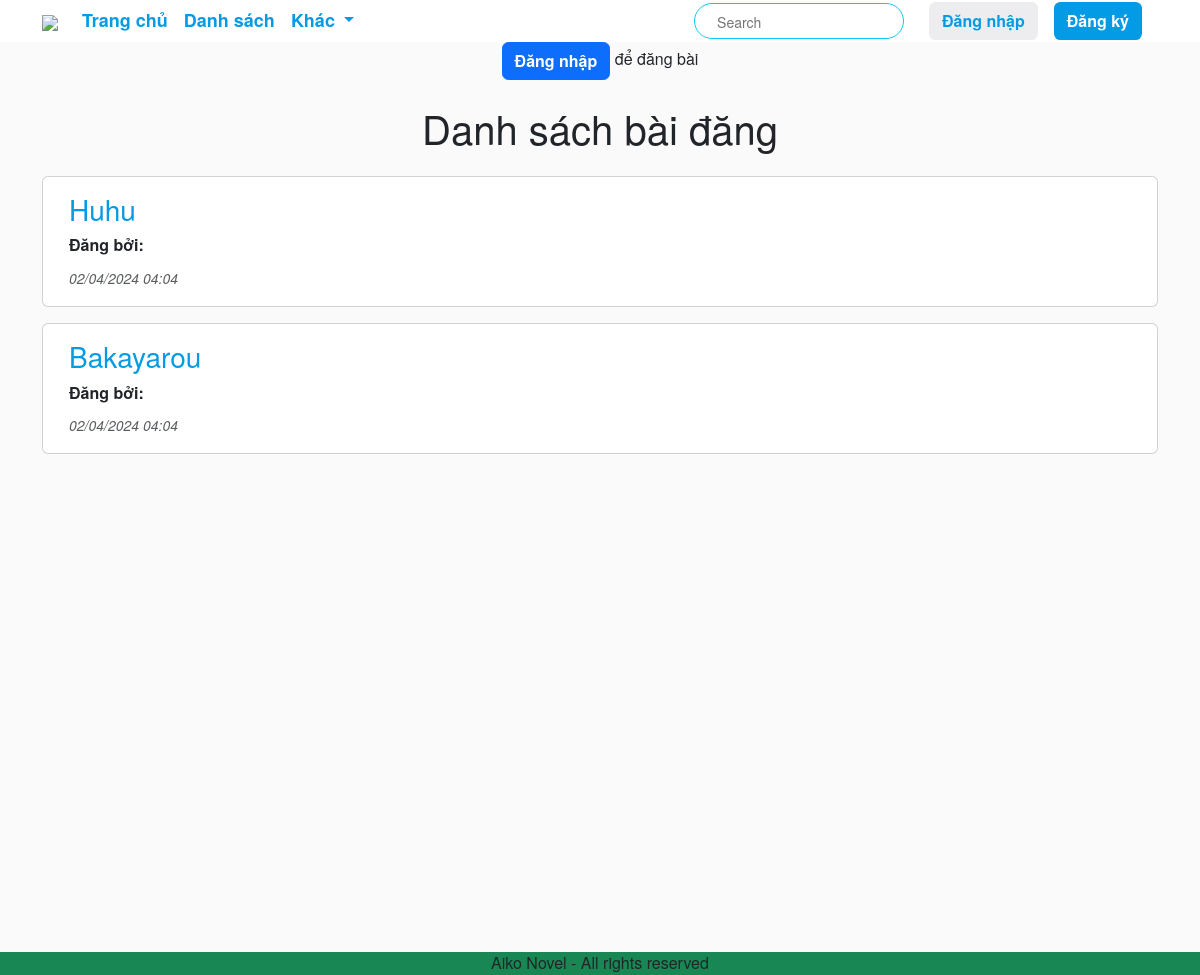
Page /forum/posts/ on the earlier database version.
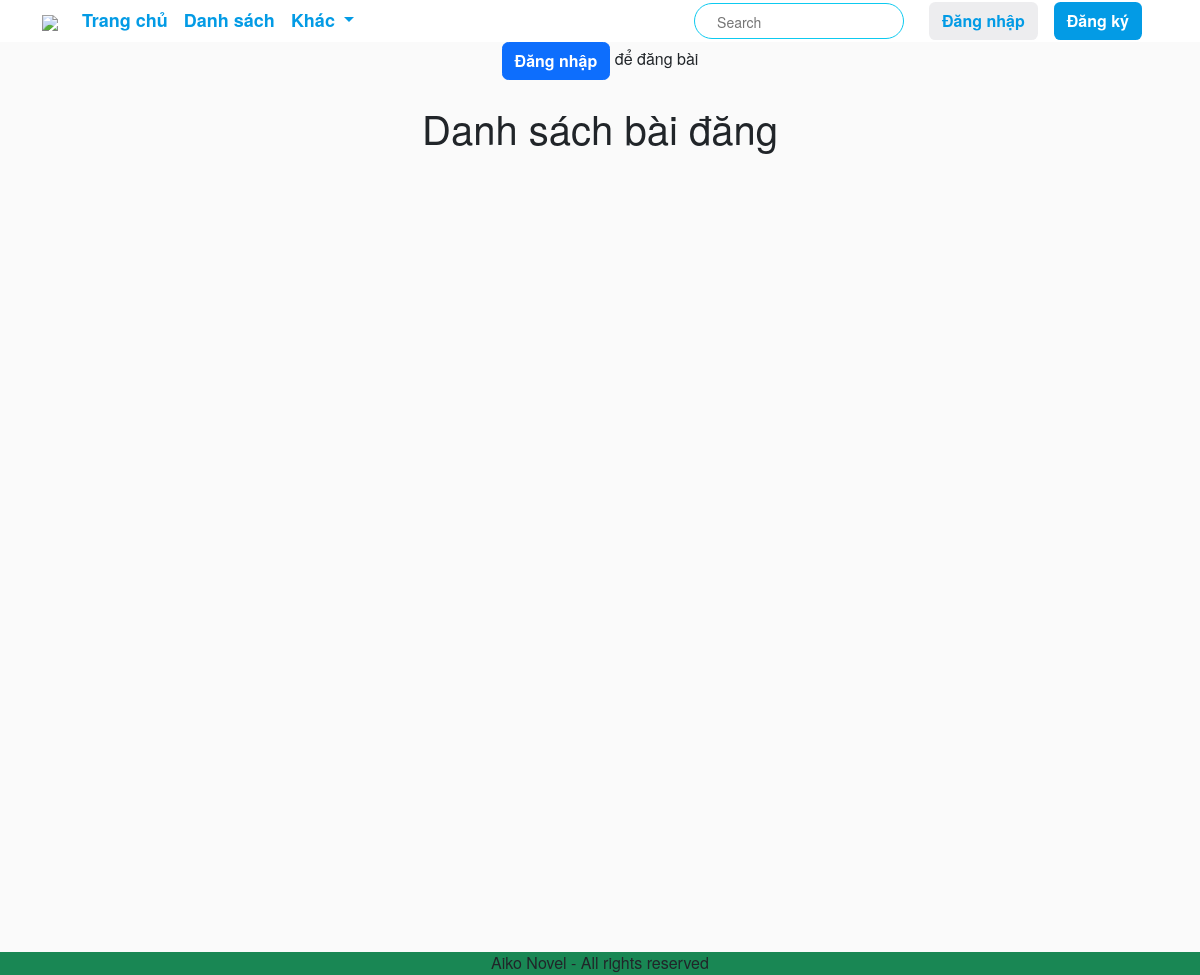
Same page on the later database version.
### forum/models.py (models this page shows)
class ForumPost(models.Model):
    title = models.CharField(max_length=255)
    content = RichTextField()
    user_info = models.ForeignKey(UserInfo, on_delete=models.CASCADE)
    created_at = models.DateTimeField(auto_now_add=True)

### forum/views.py (the view)
# urls.py: path('posts/', PostListView.as_view(), name='forum-post-list'),
class PostListView(ListView):
    model = ForumPost
    template_name = 'forum/forum_post_list.html'
    context_object_name = 'posts'
    def get_queryset(self):
        return ForumPost.objects.all().order_by('-created_at')

### app/info.py (called while the page is built, shortened)
def get_user_info(request):
    info = {}  # Khởi tạo info ngay cả khi không có người dùng xác thực
    return info

### forum/templates/forum/forum_post_list.html (shortened to what this page needs)
{% extends "app/base.html" %}
{% load static %}
{% block main_content %}
{% block extra_css %}
    <link rel="stylesheet" type="text/css" href="{% static 'forum.css' %}">
{% endblock extra_css %}
{% if user.username %}
    <div class="mt-3">
        <button class="back-to-forum-btn" onclick="window.location.href='{% url 'create-post' %}'">
            Đăng bài
        </button>
    </div>
{% else %}
    <div class="text-center">
        <button class="btn btn-primary" onclick="loadLoginForm()">Đăng nhập</button> để đăng bài
    </div>
{% endif %}
<div class="container mt-4" style="min-height: 100vh;">
    <h1 class="text-center mb-4">Danh sách bài đăng</h1>
    {% for post in posts %}
    <div class="card mb-3">
        <div class="card-body d-flex justify-content-between align-items-center">
            <div class="user-info">
                <div class="user-info-details">
                    <h3 class="card-title"><a href="{% url 'post-detail' pk=post.pk %}">{{ post.title }}</a></h3>
                    <p class="card-text"><b>Đăng bởi:</b> {{ post.user_info.username }}</p>
                    <p class="card-text"><small class="text-muted"><i>{{ post.created_at|date:"d/m/Y h:m" }}</i></small></p>
                </div>
            </div>
        </div>
    </div>
    {% endfor %}
</div>
{% endblock main_content %}

### app/templates/app/base.html (shortened to what this page needs)
{% load static %}
<!DOCTYPE html>
<html>
    <head>
        <link href="https://cdn.jsdelivr.net/npm/bootstrap@5.3.2/dist/css/bootstrap.min.css" rel="stylesheet"/>
        <link href="{% static 'app/css/home.css' %}" rel="stylesheet"/>
        <link href="{% static 'app/css/base.css' %}" rel="stylesheet"/>
        <link href="{% static 'app/css/transteam.css' %}" rel="stylesheet"/>
        <link href="{% static 'app/css/register.css' %}" rel="stylesheet"/>
        <link href="{% static 'app/css/profile.css' %}" rel="stylesheet"/>
        <link href="{% static 'app/css/novelworks.css' %}" rel="stylesheet"/>
        <link href="{% static 'app/css/novel.css' %}" rel="stylesheet"/>
        <link href="{% static 'app/css/write.css' %}" rel="stylesheet"/>
        <link href="{% static 'app/css/read.css' %}" rel="stylesheet"/>
        <link href="{% static 'app/css/group.css' %}" rel="stylesheet"/>
        <link href="{% static 'app/css/fontawesome-free-6.5.1-web/css/all.min.css' %}" rel="stylesheet"/>
        <link href="https://cdnjs.cloudflare.com/ajax/libs/OwlCarousel2/2.3.4/assets/owl.carousel.min.css" rel="stylesheet">
        <link href="https://cdnjs.cloudflare.com/ajax/libs/OwlCarousel2/2.3.4/assets/owl.theme.default.min.css" rel="stylesheet">
        <link rel="stylesheet" href="">
    </head>
    <body>
          <nav class="navbar navbar-expand-lg py-0" style="background-color: #ffffff; user-select: none;">
            <div class="container-fluid container">
              <a class="navbar-brand py-0" href="{% url 'home' %}">
                <img src="{% static 'app\images\logo\main-logo-1.png' %}" width="70" class="py-0"/>
              </a>
              <div class="collapse navbar-collapse" id="navbarSupportedContent">
                <ul class="navbar-nav me-auto mb-2 mb-lg-0">
                  <li class="nav-item">
                    <a class="nav-link active" aria-current="page" href="{% url 'home' %}">Trang chủ</a>
                  </li>
                  <li class="nav-item">
                    <a class="nav-link" href="#">Danh sách</a>
                  </li>
                  <li class="nav-item dropdown">
                    <a class="nav-link dropdown-toggle" href="#" role="button" data-bs-toggle="dropdown" aria-expanded="false">
                      Khác
                    </a>
                  </li>
                </ul>
                <form id="search-form" action="/search" method="get">
                  <input class="search-input" type="search" placeholder="Search" name="keywords">
                  <button class="search-icon" type="submit">
                    <i class="fa-solid fa-magnifying-glass"></i>
                  </button>
                </form>
                <ul class="navbar-nav mb-2 mb-lg-0">
                  {% if not user.is_authenticated %}
                  <div class="anon-user" data-a-target="user-cart">
                    <div class="btn-div">
                      <button data-a-target="login-buttton" class="btn login-btn" onclick="loadLoginForm()">
                        <div class="text-btn-div">
                          <div class="text-btn">
                            Đăng nhập
                          </div>
                        </div>
                      </button>
                    </div>
                    <div class="btn-div">
                      <button data-a-target="signup-buttton" class="btn signup-btn" onclick="loadRegisterForm()">
                        <div class="text-btn-div">
                          <div class="text-btn">
                            Đăng ký
                          </div>
                        </div>
                      </button>
                    </div>
                  </div>
                  {% endif %}
                </ul>
              </div>
            </div>
          </nav>
        {% block main_content %} {% endblock main_content %}
        <footer class="container--fluid bg-success text-center b-2 mt-5">
          Aiko Novel - All rights reserved
    </body>
</html>

### app/static/app/css/base.css (style rules this page uses)
:root { --blue-color: #039be5; }
body { font-family: 'Source Sans Pro', 'Helvetica Neue', Helvetica, Arial, sans-serif !important;; font-size: 16px; background: #fafafa; line-height: 1.42857143; }
a { color: var(--blue-color) !important; text-decoration: none; }
.nav-link { font-weight: 700; font-size: large; }
#search-form { position: relative; width: 210px; height: 36px; border-radius: 20px; border: 1px solid #0dcaf0; line-height: 36px; background-color: #ffffff; margin-inline-end: 25px; }
.search-input { margin-left: 20px; width: 150px; height: 90%; font-size: 14px; background-color: transparent; border: 0; outline: none; }
.search-icon { position: absolute; top: 0; right: 0; width: 36px; color: #ccc; background: transparent; border: 0; padding: 0; }
.anon-user { transform: translateX(-0.5rem); display: flex !important; flex-wrap: nowrap !important; }
.btn-div { padding-left: 0.5rem !important; padding-right: 0.5rem !important; }
.btn { display: inline-flex; position: relative; -webkit-box-align: center; align-items: center; -webkit-box-pack: center; justify-content: center; vertical-align: middle; overflow: hidden; text-decoration: none; white-space: nowrap; user-select: none; font-weight: 600; border-radius: 0.4rem; }
.login-btn { background-color: hsla(240, 7%, 70%, .22); color: #039be5; border-color: transparent; }
.signup-btn { background-color: #039be5; color: white !important; }
@media (min-width: 0px) { #search-form { width: 100%; } }
@media (min-width: 992px) { #search-form { width: 210px; } }

Differences in the rows shown:
removed ForumPost: title "Huhu", created_at "02/04/2024 04:04"
removed ForumPost: title "Bakayarou", created_at "02/04/2024 04:04"
